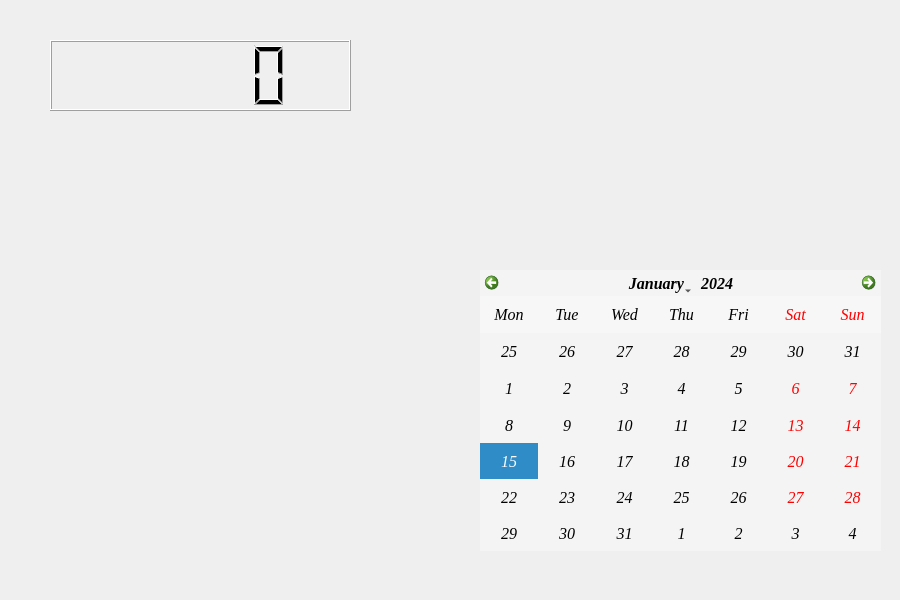
<?xml version="1.0" encoding="UTF-8"?>
<ui version="4.0">
 <class>MainWindow</class>
 <widget class="QMainWindow" name="MainWindow">
  <property name="geometry">
   <rect>
    <x>0</x>
    <y>0</y>
    <width>900</width>
    <height>600</height>
   </rect>
  </property>
  <property name="font">
   <font>
    <family>Times New Roman</family>
    <pointsize>12</pointsize>
    <italic>true</italic>
   </font>
  </property>
  <property name="windowTitle">
   <string>MainWindow</string>
  </property>
  <property name="styleSheet">
   <string notr="true">color: rgb(0, 0, 0);
</string>
  </property>
  <widget class="QWidget" name="centralwidget">
   <widget class="QCalendarWidget" name="calendarWidget">
    <property name="geometry">
     <rect>
      <x>480</x>
      <y>270</y>
      <width>401</width>
      <height>281</height>
     </rect>
    </property>
    <property name="font">
     <font>
      <family>Times New Roman</family>
      <pointsize>12</pointsize>
      <italic>true</italic>
     </font>
    </property>
    <property name="styleSheet">
     <string notr="true">color: rgb(0, 0, 0);
background-color: rgb(244, 244, 244);</string>
    </property>
    <property name="selectionMode">
     <enum>QCalendarWidget::SingleSelection</enum>
    </property>
    <property name="verticalHeaderFormat">
     <enum>QCalendarWidget::NoVerticalHeader</enum>
    </property>
   </widget>
   <widget class="QLCDNumber" name="lcdNumber">
    <property name="geometry">
     <rect>
      <x>50</x>
      <y>40</y>
      <width>301</width>
      <height>71</height>
     </rect>
    </property>
   </widget>
  </widget>
 </widget>
 <resources/>
 <connections/>
</ui>
